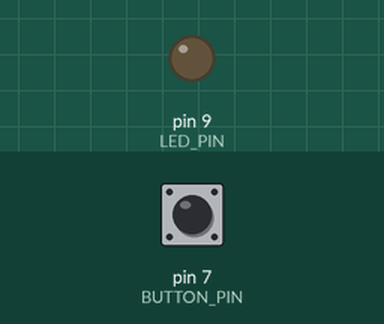
Recording of a sketch running on a simulated Arduino Uno, built with avr-gcc and run on an emulated ATmega328P. Shown: output pins drawn as LEDs (lit = HIGH). The test bench sets the inputs (shaded band); at power-on: pin 7 (BUTTON_PIN) HIGH.

Above: at 1.2 s.
1.3 s: pin 7 (BUTTON_PIN) pulled LOW for 0.15 s
At 1.37 s:
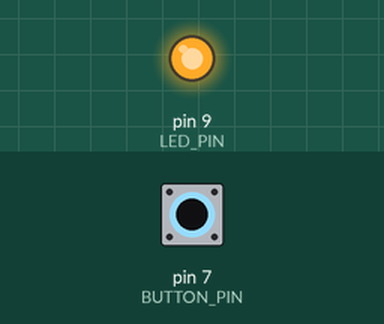
2.9 s: pin 7 (BUTTON_PIN) pulled LOW for 3.2 s
At 7.4 s:
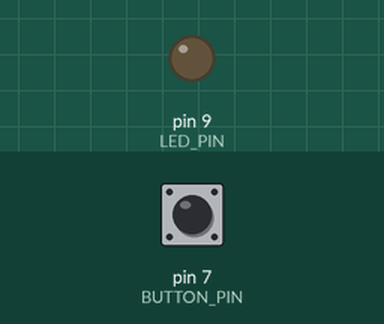
Timing chart, 0 to 8.9 s (numbered marks = the images above; inputs shaded):
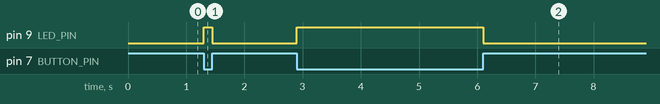

Measured:
- after the input at 1.3 s, pin 9 (LED_PIN): LOW → HIGH at once, → LOW 0.15 s later
- after the input at 2.9 s, pin 9 (LED_PIN): LOW → HIGH at once, → LOW 3.2 s later

The sketch:

InlandPlus_ButtonLED.ino
```cpp
#define LED_PIN 9
#define BUTTON_PIN 7

void setup() {
  pinMode(LED_PIN, OUTPUT);
  pinMode(BUTTON_PIN, INPUT);
}

void loop() {
  if (digitalRead(BUTTON_PIN) == LOW) {
    digitalWrite(LED_PIN, HIGH);
  }
  else {
    digitalWrite(LED_PIN, LOW);
  }
}
```
